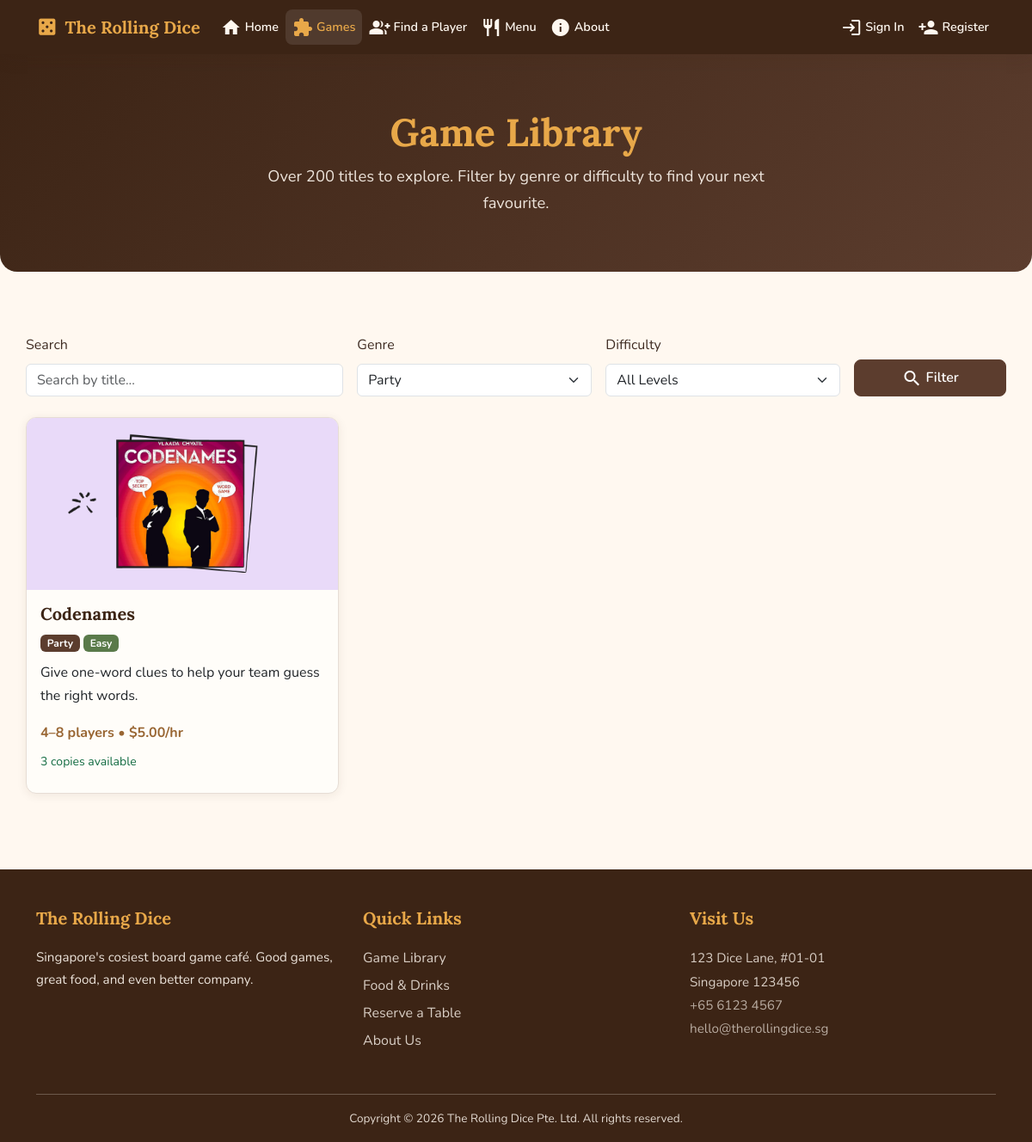
/games.php?genre=Party, run on the app's committed database.
### tables this page shows
CREATE TABLE IF NOT EXISTS games (
    game_id       INT AUTO_INCREMENT PRIMARY KEY,
    title         VARCHAR(100) NOT NULL,
    description   TEXT,
    min_players   INT NOT NULL DEFAULT 1,
    max_players   INT NOT NULL DEFAULT 4,
    genre         VARCHAR(50),
    difficulty    ENUM('Easy', 'Medium', 'Hard') NOT NULL DEFAULT 'Medium',
    image_url     VARCHAR(255),
    price_per_hour DECIMAL(5,2) NOT NULL DEFAULT 5.00,
    quantity      INT NOT NULL DEFAULT 3,
    stripe_price_id VARCHAR(100)
);

### games.php (the view, shortened to what this page needs)
<?php
try {
    require_once "process/db.php";
    $genre_stmt = $pdo->query("SELECT DISTINCT genre FROM games WHERE genre IS NOT NULL ORDER BY genre");
    $genres = $genre_stmt->fetchAll(PDO::FETCH_COLUMN);
} catch (Exception $e) {
    $genres = [];
    $pdo = null;
}
?>
<!DOCTYPE html>
<html lang="en">
<head>
    <?php include_once "inc/head.inc.php"; ?>
</head>
<body>
    <?php include_once "inc/nav.inc.php"; ?>
    <header class="hero-section">
        <div class="container">
            <h1>Game Library</h1>
            <p>Over 200 titles to explore. Filter by genre or difficulty to find your next favourite.</p>
        </div>
    </header>
    <main id="main-content" class="container section-padding">
        <form method="get" action="games.php" class="row g-3 mb-4" aria-label="Filter games">
            <div class="col-md-4">
                <label for="search" class="form-label">Search</label>
                <input type="text" id="search" name="search" class="form-control" placeholder="Search by title..."
                    value="<?php echo isset($_GET['search']) ? htmlspecialchars($_GET['search']) : ''; ?>">
            </div>
            <div class="col-md-3">
                <label for="genre" class="form-label">Genre</label>
                <select id="genre" name="genre" class="form-select">
                    <?php foreach ($genres as $g): ?>
                        <option value="<?php echo htmlspecialchars($g); ?>" <?php echo (isset($_GET['genre']) && $_GET['genre'] === $g) ? 'selected' : ''; ?>>
                            <?php echo htmlspecialchars($g); ?>
                        </option>
                    <?php endforeach; ?>
                </select>
            </div>
            <div class="col-md-3">
                <label for="difficulty" class="form-label">Difficulty</label>
                <select id="difficulty" name="difficulty" class="form-select">
                    <option value="">All Levels</option>
                </select>
            </div>
            <div class="col-md-2 d-flex align-items-end">
                <button type="submit" class="btn btn-primary w-100">
                    <span class="material-icons align-middle me-1" aria-hidden="true">search</span>Filter
                </button>
            </div>
        </form>
        <div class="row g-4">
            <?php
            if ($pdo) {
                try {
                    $sql = "SELECT * FROM games WHERE 1=1";
                    $params = [];
                    if (!empty($_GET['genre'])) {
                        $sql .= " AND genre = :genre";
                        $params[':genre'] = $_GET['genre'];
                    }
                    $sql .= " ORDER BY title ASC";
                    $stmt = $pdo->prepare($sql);
                    $stmt->execute($params);
                    $games = $stmt->fetchAll();
                    foreach ($games as $game) {
                        $diff_class = 'badge-difficulty-' . strtolower($game['difficulty']);
                        ?>
                        <div class="col-sm-6 col-lg-4">
                            <div class="card h-100">
                                <img src="<?php echo htmlspecialchars($game['image_url']); ?>" class="card-img-top"
                                    alt="<?php echo htmlspecialchars($game['title']); ?>">
                                <div class="card-body d-flex flex-column">
                                    <h2 class="card-title"><?php echo htmlspecialchars($game['title']); ?></h2>
                                        <div class="mb-2">
                                            <span class="badge badge-genre"><?php echo htmlspecialchars($game['genre']); ?></span>
                                            <span
                                                class="badge <?php echo $diff_class; ?>"><?php echo htmlspecialchars($game['difficulty']); ?></span>
                                        </div>
                                        <p class="card-text"><?php echo htmlspecialchars($game['description']); ?></p>
                                        <div class="mt-auto">
                                            <p class="text-caramel fw-bold mb-2">
                                                <?php echo htmlspecialchars($game['min_players']); ?>&ndash;<?php echo htmlspecialchars($game['max_players']); ?>
                                                players &bull; $<?php echo number_format($game['price_per_hour'], 2); ?>/hr
                                            </p>
                                            <p
                                                class="small mb-2 <?php echo $game['quantity'] > 0 ? 'text-success' : 'text-danger'; ?>">
                                                <?php echo (int) $game['quantity']; ?>
                                                <?php echo $game['quantity'] == 1 ? 'copy' : 'copies'; ?> available
                                            </p>
                                        </div>
                                </div>
                            </div>
                        </div>
                        <?php
                    }
                } catch (Exception $e) {
                    echo '<p class="text-muted text-center">Game library is currently unavailable.</p>';
                }
            } else {
                echo '<p class="text-muted text-center">Game library is currently unavailable.</p>';
            }
            ?>
        </div>
    </main>
    <?php include_once "inc/footer.inc.php"; ?>
</body>
</html>

### css/main.css (style rules this page uses)
:root { --color-cream: #FFF8F0; --color-warm-white: #FFFDF9; --color-espresso: #3C2415; --color-walnut: #5C3D2E; --color-caramel: #996633; --color-honey: #E8A849; --color-sage: #5A7A4A; --color-berry: #A45A52; --color-text: #3E2C23; --color-text-light: #7A6960; --color-border: #E6DDD5; --font-heading: 'Lora', Georgia, serif; --font-body: 'Nunito', 'Segoe UI', sans-serif; --shadow-soft: 0 2px 12px rgba(60, 36, 21, 0.08); --shadow-medium: 0 4px 20px rgba(60, 36, 21, 0.12); --radius-sm: 8px; --radius-md: 12px; --radius-lg: 20px; }
body { font-family: var(--font-body); color: var(--color-text); background-color: var(--color-cream); line-height: 1.7; display:flex; flex-direction: column; min-height: 100vh; }
main { flex: 1; }
h1, h2, h3, h4, h5, h6 { font-family: var(--font-heading); color: var(--color-espresso); font-weight: 700; }
.hero-section { background: linear-gradient(135deg, var(--color-espresso) 0%, var(--color-walnut) 100%); color: var(--color-cream); text-align: center; padding: 4rem 1rem; border-radius: 0 0 var(--radius-lg) var(--radius-lg); margin-bottom: 2rem; }
.hero-section h1 { font-size: 2.8rem; color: var(--color-honey); margin-bottom: 0.5rem; }
.hero-section p { font-size: 1.15rem; color: var(--color-cream); max-width: 600px; margin: 0 auto; opacity: 0.9; }
.card { border: 1px solid var(--color-border); border-radius: var(--radius-md); box-shadow: var(--shadow-soft); transition: transform 0.2s ease, box-shadow 0.2s ease; background-color: var(--color-warm-white); overflow: hidden; }
.card-img-top { height: 200px; object-fit: cover; }
.card-title { font-family: var(--font-heading); font-weight: 700; color: var(--color-espresso); }
.badge-difficulty-easy { background-color: var(--color-sage); }
.badge-genre { background-color: var(--color-walnut); font-size: 0.75rem; }
.btn-primary { background-color: var(--color-walnut); border-color: var(--color-walnut); font-weight: 600; border-radius: var(--radius-sm); padding: 0.5rem 1.5rem; }
.section-padding { padding: 2.5rem 0; }
.text-caramel { color: var(--color-caramel); }
.card-title, .dashboard-card h2 { font-size: 1.25rem; }
.text-success { color: #146c43 !important; }

### data on the page
games: image_url (picture), title "Codenames", genre "Party", difficulty "Easy", description "Give one-word clues to help your team guess the right words.", min_players "4", max_players "8", price_per_hour "5.00", quantity "3", shows "copies"

### other printed values
form field genre "Party"
